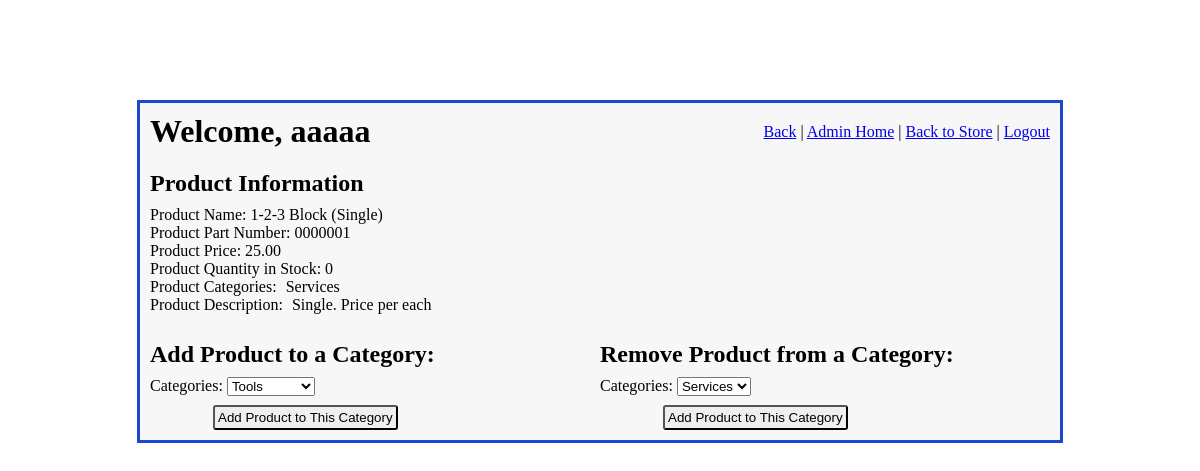
The page /admin_access/edit_product_category/2 (signed in) on the database its author committed.
### imgfield_app/models.py (models this page shows)
class User(models.Model):
    first_name = models.CharField(max_length=45)
    last_name = models.CharField(max_length=60)
    email = models.CharField(max_length=60)
    password = models.CharField(max_length=60)
    security_level = models.IntegerField()
    created_at = models.DateTimeField(auto_now_add=True)
    updated_at = models.DateTimeField(auto_now=True)
    objects = UserManager()

class Product(models.Model):
    name = models.CharField(max_length=108)
    part_number = models.CharField(max_length=27)
    manufacturer = models.CharField(max_length=45, null=True, blank= True)
    price = models.DecimalField(decimal_places=2, max_digits=5)
    desc = models.CharField(max_length=189)
    exp_desc = models.TextField(null=True, blank=True)
    quantity_in_stock = models.IntegerField(null=True, blank=True)
    created_at = models.DateTimeField(auto_now_add=True)
    updated_at = models.DateTimeField(auto_now=True)
    objects = ProductManager()

class Category(models.Model):
    product_in_category = models.ManyToManyField(
        Product,
        related_name="categories"
    )
    name = models.CharField(max_length=27)
    created_at = models.DateTimeField(auto_now_add=True)
    updated_at = models.DateTimeField(auto_now=True)
    objects = CategoryManager()

### admin_app/views.py (the view)
# urls.py: path('edit_product_category/<int:product_id>', views.edit_product_category),
def edit_product_category(request, product_id):
    if 'user_id' in request.session:
        logged_user = User.objects.get(id=request.session['user_id'])
        if logged_user.security_level > 4:
            product = Product.objects.get(id=product_id)
            context = {
                'logged_user' : logged_user,
                'product': product,
                'all_categories': Category.objects.exclude(product_in_category = product ),
                'all_product_categories': product.categories.all()
            }
            return render(request, "edit_product_category.html", context)
    return redirect("/")

### admin_app/templates/edit_product_category.html (shortened to what this page needs)
<!DOCTYPE html>
<html lang="en">
<head>
    {% load static %}
    <link rel="stylesheet" href="{% static 'css/admin_main.css' %}">
    <link rel="stylesheet" href="{% static 'css/edit_product_category.css' %}">
</head>
<body>
    <div id="wrapper">
        <div id="header">
            <h1>Welcome, {{ logged_user.first_name }}</h1>
            <div id="links">
                <a href="/admin_access/select_product/1">Back</a>  |
                <a href="/admin_access">Admin Home</a>  |
                <a href="/">Back to Store</a>  |
                <a href="/signon/logout">Logout</a>
            </div>
        </div>
        <div id="content">
            <div id="product_info">
                <h2>Product Information</h2>
                <p>Product Name: {{ product.name }}</p>
                <p>Product Part Number: {{ product.part_number }}</p>
                <p>Product Price: {{ product.price }}</p>
                <p>Product Quantity in Stock: {{ product.quantity_in_stock }}</p>
                <div id="prod_cats">
                    <p>Product Categories:</p>
                    <p id="p_cats">
                        {% for category in product.categories.all %}
                            <span>{{ category.name }}  </span>
                        {% endfor %}
                    </p>
                </div>
                <div id="prod_desc">
                    <p>Product Description:</p>
                    <p id="p_desc">{{ product.desc }}</p>
                </div>
            </div>
            <div id="add_remove_category">
                <div id="add_category">
                    <h2>Add Product to a Category:</h2>
                    <form action="/admin_access/process_add_product_to_category" method="POST">
                        <p>Categories:
                            <select name="category_id">
                                {% for category in all_categories %}
                                    <option value="{{ category.id }}">{{ category.name }}</option>
                                {% endfor %}
                            </select>
                        </p>
                        <button type="submit">Add Product to This Category</button>
                    </form>
                </div>
                <div id="remove_category">
                    <h2>Remove Product from a Category:</h2>
                    <form action="/admin_access/process_remove_product_to_category" method="POST">
                        <p>Categories:
                            <select name="category_id">
                                {% for category in all_product_categories %}
                                    <option value="{{ category.id }}">{{ category.name }}</option>
                                {% endfor %}
                            </select>
                        </p>
                        <button type="submit">Add Product to This Category</button>
                    </form>
                </div>
            </div>
        </div>
    </div>
</body>
</html>

### admin_app/static/css/admin_main.css (style rules this page uses)
* { margin: 0; padding: 0; }
#wrapper { width: 900px; margin: 100px auto; border: 3px solid rgb(23, 73, 211); padding: 10px; background-color: #F7F7F7; }
#header { display: flex; margin-bottom: 20px; }
#header h1 { flex: 7; }
#links { padding-top: 10px; }
h2 { margin-bottom: 9px; }
button { padding: 3px; border-radius: 3px; }

### admin_app/static/css/edit_product_category.css (style rules this page uses)
#prod_cats, #prod_desc, #add_remove_category { display: flex; }
#p_cats, #p_desc { margin-left: 9px; }
#add_remove_category { margin-top: 27px; }
#add_category, #remove_category { flex: 1; }
#add_category button, #remove_category button { margin: 9px 0px 0px 63px; }

### rows shown on the page
User: first_name "aaaaa"
Product: name "1-2-3 Block (Single)", part_number "0000001", price "25.00", quantity_in_stock "0", desc "Single. Price per each"
Category: name "Services"

### other values the page prints
form field category_id "Tools"
form field category_id "Services"
